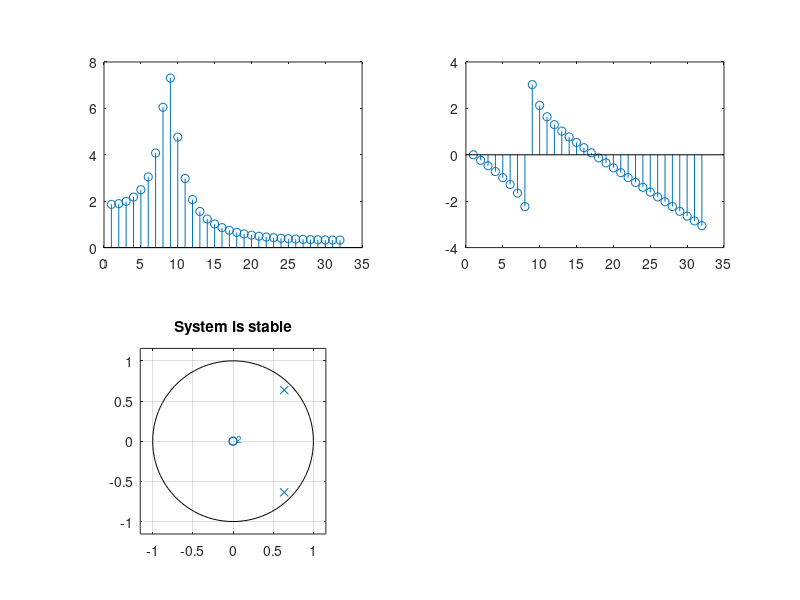
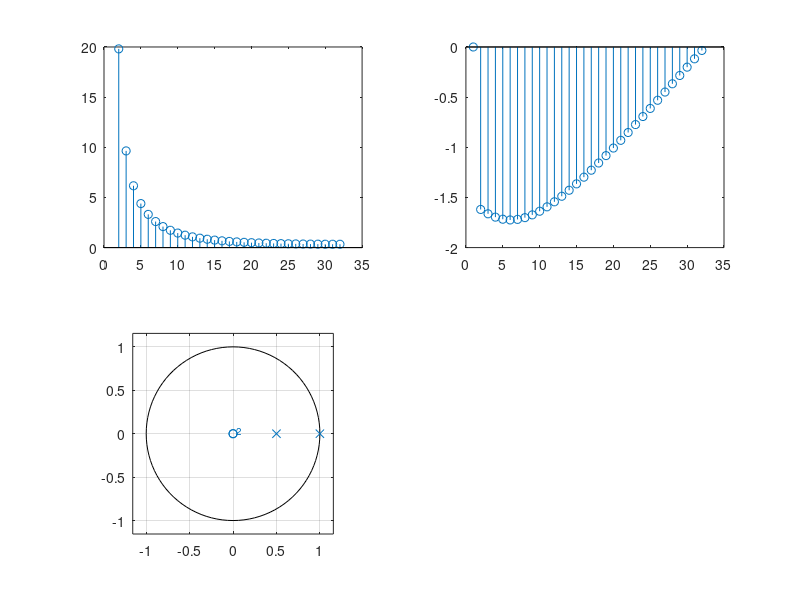
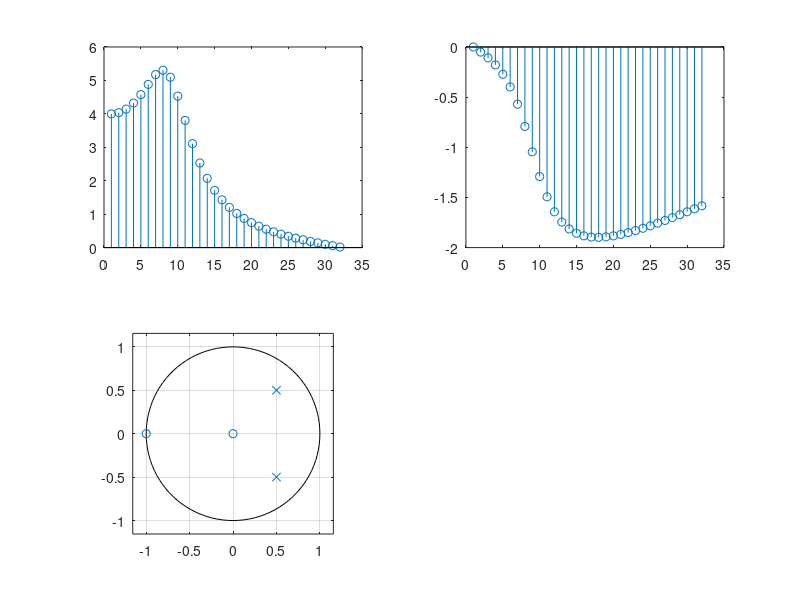
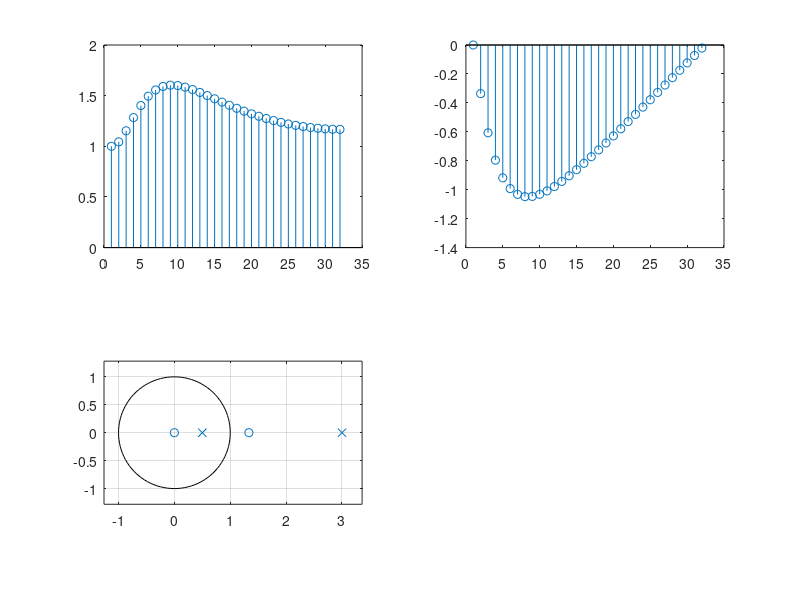

Write MATLAB code to recreate these figures, in order.
clear all;
clc;
close all;

Z1=1;
for w=0:0.1:pi
  H1(Z1)=(exp(-j*w)*exp(-2*j*w))/(1-1.2732*exp(-j*w)+0.81*exp(-2*j*w));
  Z1=Z1+1;
end
subplot(221);
stem(abs(H1));
subplot(222);
stem(angle(H1));

b=[1];
c=[1 -1.2732 0.81];
subplot(223);
zplane(b,c);
title('System is stable')
figure;
freqz([1],[1 -1.2732 0.81]);


Z2=1;
for w=0:0.1:pi
  H2(Z2)=(1)/(1-1.5*exp(-j*w)+0.5*exp(-2*j*w));
  Z2=Z2+1;
end
subplot(221);
stem(abs(H2));
subplot(222);
stem(angle(H2));

b=[1];
c=[1 -1.5 0.5];
subplot(223);
zplane(b,c);
figure;
freqz([1],[1 -1.5 0.5])


Z3=1;
for w=0:0.1:pi
  H3(Z3)=(1+exp(-j*w))/(1-exp(-j*w)+0.5*exp(-2*j*w));
  Z3=Z3+1;
end
subplot(221);
stem(abs(H3));
subplot(222);
stem(angle(H3));

b=[1 1];
c=[1 -1 0.5];
subplot(223);
zplane(b,c);
figure;
freqz([1 1],[1 -1 0.5]);


Z4=1;
for w=0:0.1:pi
  H4(Z4)=(3-4*exp(-j*w))/(1-3.5*exp(-j*w)+1.5*exp(-2*j*w));
  Z4=Z4+1;
end
subplot(221);
stem(abs(H4));
subplot(222);
stem(angle(H4));

b=[3 -4];
c=[1 -3.5 1.5];
subplot(223);
zplane(b,c);
figure;
freqz([3 -4],[1 -3.5 1.5]);


Z5=1;
for w=0:0.1:pi
  H5(Z5)=(1-5*exp(-j*w)+6*exp(-2*j*w))/(1-2.5*exp(-j*w)+exp(-2*j*w));
  Z5=Z5+1;
end
subplot(221);
stem(abs(H5));
subplot(222);
stem(angle(H5));

b=[1 -5 6];
c=[1 -2.5 1];
subplot(223);
zplane(b,c);
figure;
freqz([1 -5 6],[1 -2.5 1]);


Z6=1;
for w=0:0.1:pi
  H6(Z6)=(1+3*exp(-j*w))/(1+3*exp(-j*w)+2*exp(-2*j*w));
  Z6=Z6+1;
end
subplot(221);
stem(abs(H6));
subplot(222);
stem(angle(H6));

b=[1 3];
c=[1 3 2];
subplot(223);
zplane(b,c);
figure;
freqz([1 3],[1 3 2]);

%marginally stable
Z7=1;
for w=0:0.1:pi
  H7(Z7)=(1+2*exp(-2*j*w))/(1+exp(-2*j*w));
  Z7=Z7+1;
end
subplot(221);
stem(abs(H7));
subplot(222);
stem(angle(H7));

b=[1 0 2];
c=[1 0 1];
subplot(223);
zplane(b,c);
figure;
freqz([1 0 2],[1 0 1]);



Z8=1;
for w=0:0.1:pi
  H8(Z8)=(2-1.5*exp(-j*w))/(1-1.5*exp(-j*w)+0.5*exp(-2*j*w));
  Z8=Z8+1;
end
subplot(221);
stem(abs(H8));
subplot(222);
stem(angle(H8));

b=[2 -1.5];
c=[1 -1.5 0.5];
subplot(223);
zplane(b,c);
figure;
freqz([2 -1.5],[1 -1.5 0.5]);